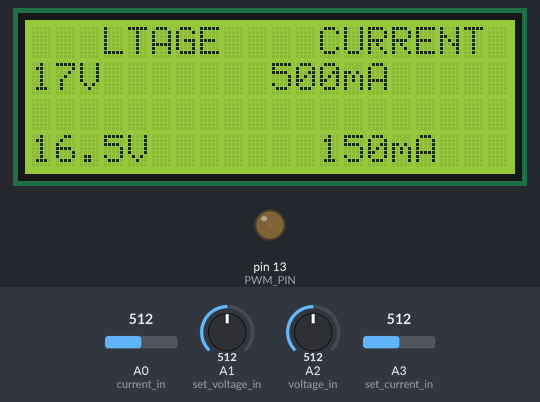
The sketch below on a simulated Teensy 4. Parts: 20×4 character LCD, output pins drawn as LEDs (lit = HIGH). The inputs (shaded band) are chosen by the test bench; at power-on: A2 (voltage_in) = 512, A1 (set_voltage_in) = 512, A3 (set_current_in) = 512, A0 (current_in) = 512.

Above: at 1.2 s.
1.3 s: A2 (voltage_in) set to 306
At 2.5 s:
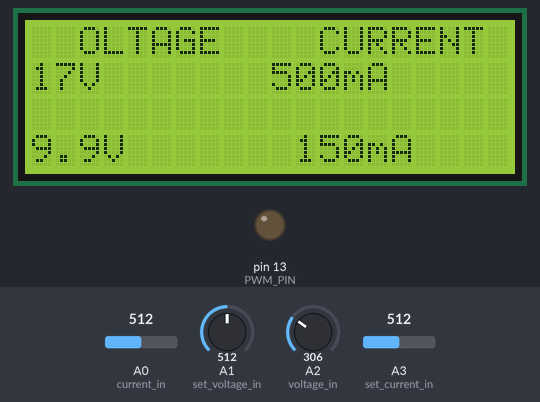
4.3 s: A1 (set_voltage_in) set to 314
7.3 s: A1 (set_voltage_in) set to 297
At 7.54 s:
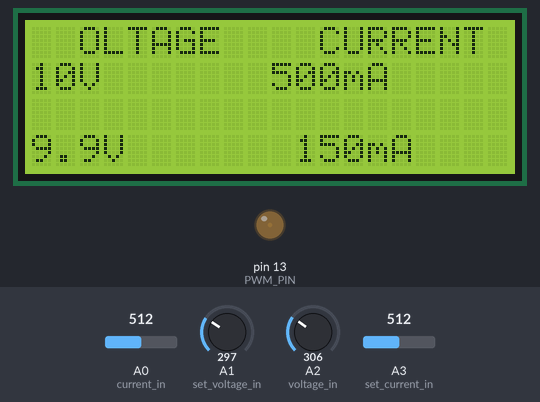
9.9 s: A3 (set_current_in) set to 108
At 10.3 s:
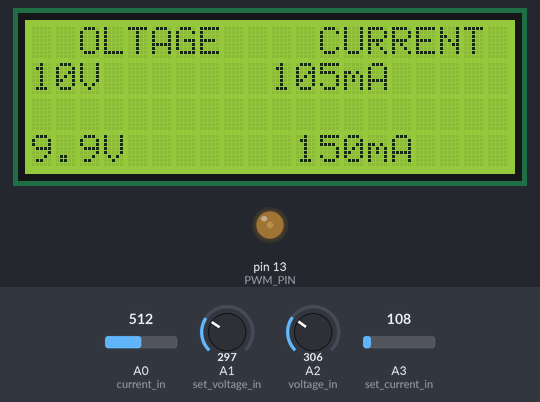
12.9 s: A3 (set_current_in) set to 94
At 13.39 s:
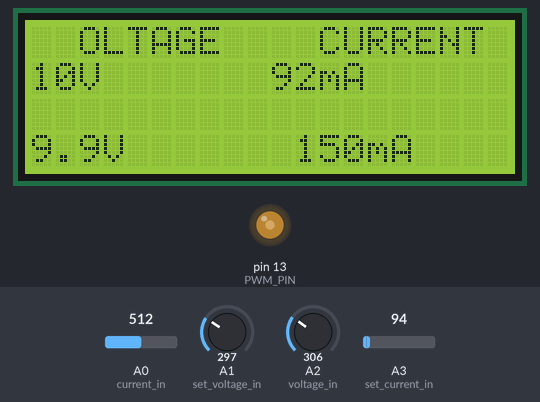
15.9 s: A2 (voltage_in) set to 327
At 16.45 s:
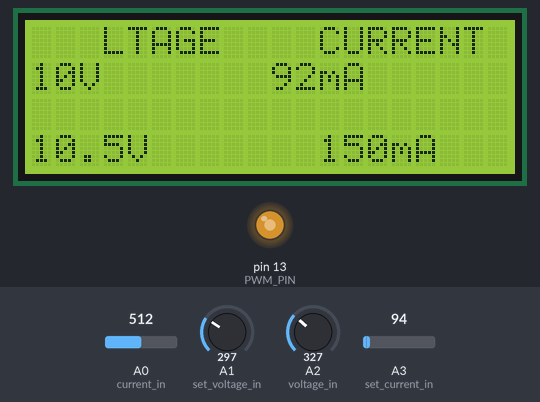
Timing chart, 0 to 19.8 s (numbered marks = the images above; inputs shaded):
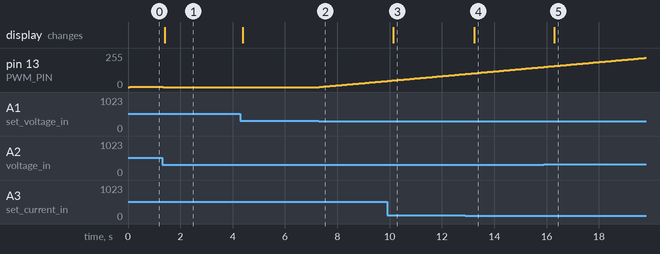

Measured:
- the behaviour switches between 102 and 101 on A3 (set_current_in) (found by bisection; images 3 and 4)
- the behaviour switches between 308 and 309 on A2 (voltage_in) (found by bisection; images 4 and 5)
- after the input at 1.3 s, pin 13 (PWM_PIN): 1/255 → 0/255 after 0.05 s; the display: changes after 0.10 s (image 1)
- after the input at 7.3 s, pin 13 (PWM_PIN): moves from 0/255 to 45/255 over 2.5 s, starting at once
- after the input at 9.9 s, the display: changes after 0.23 s (image 3)
- after the input at 12.9 s, the display: changes after 0.33 s (image 4)
- after the input at 15.9 s, the display: changes after 0.38 s (image 5)

The sketch:

power_supply_test.ino
```cpp
#include "Wire.h"
/*
* If using standard pins on LCD without interface
* #include "LiquidCrystal.h"
* const int rs = 12, en = 11, d4 = 5, d5 = 4, d6 = 3, d7 = 2; (if using non-I2C interfaced LCD's)
* LiquidCrystal lcd(rs, en, d4, d5, d6, d7);
*/
#include <LiquidCrystal_I2C.h>
LiquidCrystal_I2C lcd(0x27,20,4);             //Hex address is typically 0x27 or 0x3f

//Inputs/outputs
int voltage_in = A2;
int set_voltage_in = A1;
int set_current_in = A3;
int current_in = A0;
int PWM_PIN = 13;


//Editable variables
float real_curren_offset = -0.03;
//int Delay= 1000; defaul delay in control of refresh
int Delay= 50;
//float max_output_voltage= 15.0;
float max_output_voltage= 33.0;


//Other Variables
int pwm_value = 1;
float set_voltage = 4.30;
float serial_lecture = 0;
float real_output = 0;
float real_output2 = 0;
float RawValue= 0;
float real_current = 0;
float real_current_ma = 0;
float set_volt = 0;
float set_curr= 0;
//int pwm_display = ((pwm_value / 255) * 100); //pwm duty cycle display percentage
unsigned long previousMillis = 0;
unsigned long currentMillis = 0;
float map_divider = 0;


//THIS FUNCTION WILL MAP THE float VALUES IN THE GIVEN RANGE
float fmap(float x, float in_min, float in_max, float out_min, float out_max) {
  return (x - in_min) * (out_max - out_min) / (in_max - in_min) + out_min;
}


void setup() {


//lcd.begin(20, 4);
  lcd.init();
  lcd.backlight();
  pinMode(voltage_in,INPUT);
  pinMode(set_voltage_in,INPUT);
  pinMode(set_current_in,INPUT);
  pinMode(current_in,INPUT);
  pinMode(PWM_PIN,OUTPUT);
  analogWriteFrequency(13, 280000);
  //TCCR2B = TCCR2B & B11111000 | B00000001;      // pin 3 PWM frequency of 31372.55 Hz
  Serial.begin(9600);
  currentMillis = millis();
  map_divider = 1024.00/max_output_voltage;    //I want maximum voltage of 15V in my case. SO 1024 digital read divided by 15 =  68.2
}

void loop() {
  set_voltage = analogRead(set_voltage_in)/map_divider;          //map_divider = 69.2 in my case Why 68.2? Well: I want maximum voltage of 15V. SO 1024 digital read divided by 15 =  68.2
  set_curr = analogRead(set_current_in)/1.024;                   //Why divided by 1.024? Well: I want maximum current of 1000mA. SO 1024 digital read divided by 1000mA =  1.024
  RawValue = analogRead(current_in);                             //Read the feedback for current from the MAX471 sensor
  real_current = (RawValue * 5.0 )/ 1024.0;                      //Scale the ADC, we get current value in Amps
  real_current = real_current - real_curren_offset;              //Substract the current error. Make tests in order to find the real_curren_offset value, in my case an error of -0.03A
  real_output= analogRead(voltage_in);                           //We read the feedback voltage (0 - 1024)
  real_output2 = real_output/map_divider;                        //Divide by 69.2 and we get range to 15V

  real_current_ma = real_current*1000;                           //We pass from A to mA
  //real_current_ma = constrain(real_current_ma,0,2000); OG value
  real_current_ma = constrain(real_current_ma,0,150); //test value based on Teensy 150mA 3.3V limit


  /////////////////////////////////////////////////////////////////////////////////////////////////////////////////////
  //If the set current value is higher than the feedback current value, we make normal control of output voltage
  if(real_current_ma < set_curr)
  {
    //Now, if set voltage is higher than real value from feedback, we decrease PWM width till we get same value
    if(set_voltage > real_output2)
    {
      pwm_value = pwm_value - 1;                  //When we decrease PWM width, the volage gets higher at the output.
      pwm_value = constrain(pwm_value, 0, 255);
    }
    //If set voltage is lower than real value from feedback, we increase PWM width till we get same value
    if(set_voltage < real_output2)
    {
      pwm_value = pwm_value + 1;                  //When we increase PWM width, the volage gets lower at the output.
      pwm_value = constrain(pwm_value, 0, 255);
    }
  }//end of real_current_ma < set_curr
  /////////////////////////////////////////////////////////////////////////////////////////////////////////////////////


  /////////////////////////////////////////////////////////////////////////////////////////////////////////////////////
  /*if the set current value is lower than the feedback current value, that means we need to lower the voltage at the output
  in order to amintain the same current value*/
  if(real_current_ma > set_curr)
  {
    pwm_value = pwm_value + 1;                  //When we increase PWM width, the volage gets lower at the output.
    pwm_value = constrain(pwm_value, 0, 255);
  }
  /////////////////////////////////////////////////////////////////////////////////////////////////////////////////////


  /////////////////////////////////////////////////////////////////////////////////////////////////////////////////////
  //We write PWM value on PWM pin out
  analogWrite(PWM_PIN,pwm_value);
  /////////////////////////////////////////////////////////////////////////////////////////////////////////////////////


  //Each Delay value we print values on the LCD screen
  currentMillis = millis();
  if(currentMillis - previousMillis >= Delay){
    previousMillis += Delay;
    lcd.clear();
    lcd.setCursor(0,0);
    lcd.print(" VOLTAGE    CURRENT ");

    lcd.setCursor(0,1);
    lcd.print(set_voltage,0);
    lcd.print("V       ");

    lcd.print(set_curr,0);
    lcd.print("mA");

    lcd.setCursor(0,3);
    lcd.print(real_output2,1);
    lcd.print("V       ");

    lcd.print(real_current_ma,0);
    //lcd.setCursor(19,1);
    lcd.print("mA      ");

    //lcd.print(pwm_display,0);
    //lcd.print("%");


  }//end of currentMillis - previousMillis >= Delay
}//end of void loop
```
